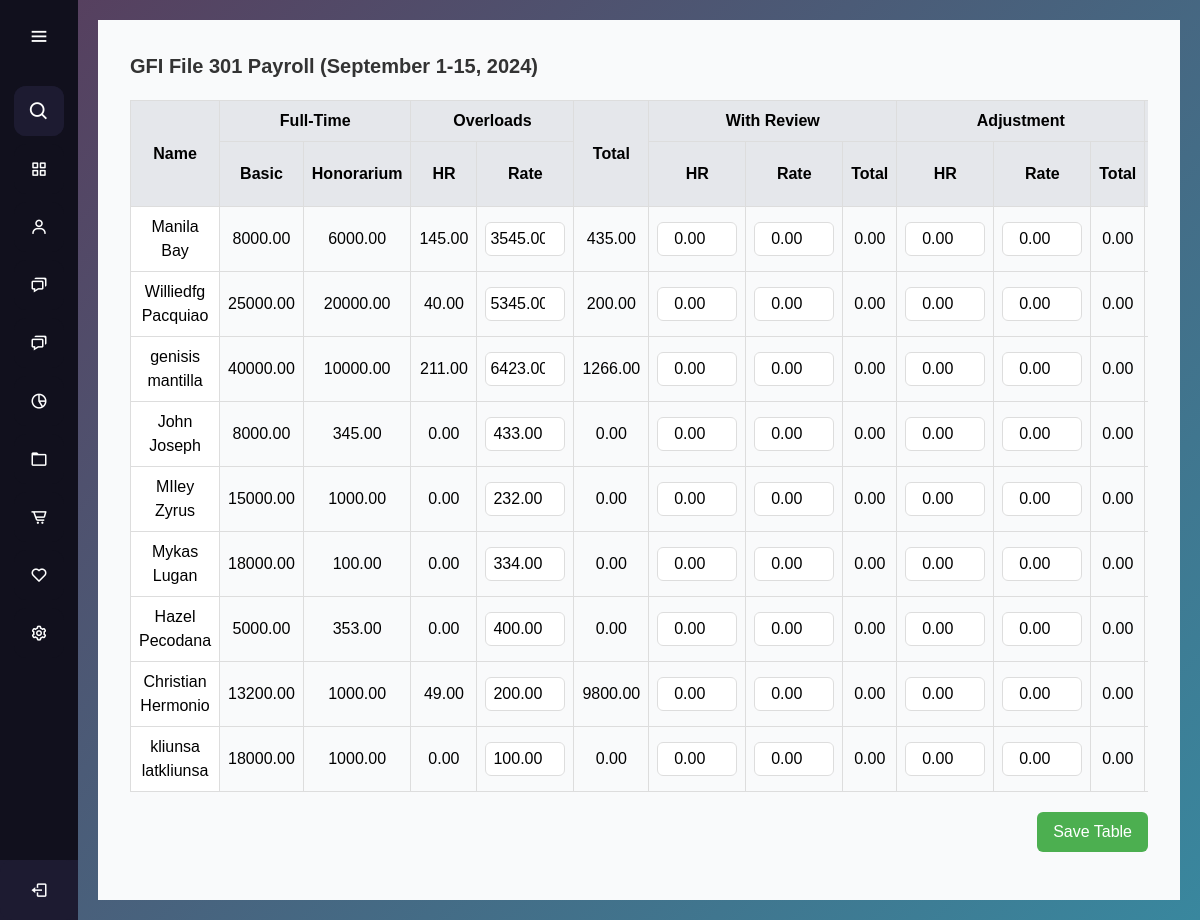
Page /frontUP/sidebar.php on the committed database.
### tables this page shows
CREATE TABLE `employees` (
  `employee_id` int(11) NOT NULL,
  `first_name` varchar(255) NOT NULL,
  `last_name` varchar(255) NOT NULL,
  `suffix_title` varchar(50) NOT NULL,
  `employee_type` enum('full-time','part-time') NOT NULL,
  `classification` varchar(255) NOT NULL,
  `basic_salary` decimal(10,2) NOT NULL,
  `honorarium` decimal(10,2) DEFAULT 0.00,
  `incentives` decimal(10,0) NOT NULL,
  `overload_rate` decimal(10,0) NOT NULL,
  `watch_reward` decimal(10,0) NOT NULL,
  `absent_lateRate` decimal(10,0) NOT NULL,
  `created_at` timestamp NOT NULL DEFAULT current_timestamp()
);

### frontUP/sidebar.php (the view, shortened to what this page needs)
<?php
require 'database_connection.php';
$sql = "
    SELECT
        e.employee_id,
        CONCAT(e.first_name, ' ', e.last_name) AS full_name,
        e.basic_salary,
        e.honorarium,
        ct.overload_rate,
                ct.overload_total,
        ct.wr_hr,
        ct.wr_rate,
        ct.wr_total,
        ct.adjust_hr,
        ct.adjust_rate,
        ct.adjust_total,
        ct.watch_hr,
        ct.watch_rate,
        ct.watch_total,
        ct.gross_pay,
        ct.absent_late_hr,
        ct.absent_late_rate,
        ct.absent_late_total,
        ct.pagibig,
        ct.mp2,
        ct.canteen,
        ct.others,
        ct.total_deduction,
        ct.net_pay,
        ct.reg_date,
        COALESCE(SUM(o.grand_total), 0) AS overload_hr,
        COALESCE(c.medical_savings, 0) AS medical_savings,
        COALESCE(c.retirement, 0) AS retirement,
        COALESCE((c.sss_ee + c.sss_er), 0) AS sss_total,
        COALESCE((c.pag_ibig_ee + c.pag_ibig_er), 0) AS pag_ibig_total,
        COALESCE((c.philhealth_ee + c.philhealth_er), 0) AS philhealth_total
    FROM employees e
    LEFT JOIN overload o ON e.employee_id = o.employee_id
    LEFT JOIN contributions c ON e.employee_id = c.employee_id
    LEFT JOIN computation ct ON e.employee_id = ct.employee_id
    GROUP BY e.employee_id";
$result = $conn->query($sql);
?>
<!DOCTYPE html>
<html lang="en">
<head>
    <script src="https://cdn.tailwindcss.com"></script>
</head>
<body>
    <?php include 'aside.php'; ?>
    <main>
        <div class="content">
            <h1 class="text-xl font-bold mb-4">GFI File 301 Payroll (September 1-15, 2024)</h1>
            <div class="table-wrapper">
            <table id="crudTable" class="table-auto w-full">
    <thead>
        <tr>
            <th rowspan="2" class="p-2 bg-gray-200 sticky gg">Name</th>
            <th colspan="2" class="p-2 bg-gray-200">Full-Time</th>
            <th colspan="2" class="p-2 bg-gray-200">Overloads</th>
            <th rowspan="2" class="p-2 bg-gray-200">Total</th>
            <th colspan="3" class="p-2 bg-gray-200">With Review</th>
            <th colspan="3" class="p-2 bg-gray-200">Adjustment</th>
            <th colspan="3" class="p-2 bg-gray-200">Watch Reward</th>
        </tr>
        <tr>
            <th class="p-2 bg-gray-200">Basic</th>
            <th class="p-2 bg-gray-200">Honorarium</th>
            <th class="p-2 bg-gray-200">HR</th>
            <th class="p-2 bg-gray-200">Rate</th>
            <th class="p-2 bg-gray-200">HR</th>
            <th class="p-2 bg-gray-200">Rate</th>
            <th class="p-2 bg-gray-200">Total</th>
            <th class="p-2 bg-gray-200">HR</th>
            <th class="p-2 bg-gray-200">Rate</th>
            <th class="p-2 bg-gray-200">Total</th>
            <th class="p-2 bg-gray-200">HR</th>
        </tr>
    </thead>
    <tbody>
        <?php
        if ($result && $result->num_rows > 0) {
            while ($row = $result->fetch_assoc()) {
                echo "<tr>";
                echo "<td data-employee='{$row['employee_id']}' class='p-2 sticky'>{$row['full_name']}</td>";
                echo "<td class='p-2'>{$row['basic_salary']}</td>";
                echo "<td class='p-2'>{$row['honorarium']}</td>";
                echo "<td class='p-2'>{$row['overload_hr']}</td>";
                echo "<td><input type='number' name='overload_rate' class='editable-cell' value='{$row['overload_rate']}'></td>";
                echo "<td name='overload_total' class='p-2'>{$row['overload_total']}</td>";
                echo "<td><input type='number' name='wr_hr' class='editable-cell' value='{$row['wr_hr']}'></td>";
                echo "<td><input type='number' name='wr_rate' class='editable-cell' value='{$row['wr_rate']}'></td>";
                echo "<td name='wr_total' class='p-2'>{$row['wr_total']}</td>";
                echo "<td><input type='number' name='adjust_rate' class='editable-cell' value='{$row['adjust_rate']}'></td>";
                echo "<td><input type='number' name='adjust_hr' class='editable-cell' value='{$row['adjust_hr']}'></td>";
                echo "<td name='adjust_total' class='p-2'>{$row['adjust_total']}</td>";
                echo "<td><input type='number' name='watch_hr' class='editable-cell' value='{$row['watch_hr']}'></td>";
                echo "</tr>";
            }
        } else {
            echo "<tr><td colspan='12' class='p-2 text-center'>No data found</td></tr>";
        }
        ?>
    </tbody>
</table>
            </div>
            <div class="flex justify-end mt-5">
                <button id="saveTableBtn" class="save-btn mb-4">Save Table</button>
            </div>
        </div>
    </main>
</body>
</html>

### frontUP/styles.css (style rules this page uses)
* { margin: 0; padding: 0; box-sizing: border-box; font-family: "Poppins", sans-serif; }
main { margin-left: 78px; padding: 20px; transition: margin-left 0.5s ease; min-height: 100vh; background: linear-gradient( 135deg, #56405f, #39879e ); }

### frontUP/sidebar.php (style rules this page uses)
.table-wrapper { max-width: 100%; overflow-x: auto; margin-top: 20px; }
table { width: 100%; border-collapse: collapse; }
th, td { padding: 0.5rem; text-align: center; border: 1px solid #ddd; }
th { background-color: #f3f4f6; font-weight: bold; }
td input { width: 100%; padding: 0.25rem; border: 1px solid #ddd; border-radius: 0.375rem; text-align: center; }
.save-btn { padding: 0.5rem 1rem; background-color: #4CAF50; color: white; border: none; border-radius: 0.375rem; cursor: pointer; transition: background-color 0.3s ease; }
.editable-cell { text-align: center; width: 80px; }
.content { padding: 2rem; background-color: #f9fafb; }
h1 { font-size: 1.75rem; color: #333; }
#crudTable td:first-child { position: sticky; left: 0; background-color: #fff; z-index: 2; }
.gg { position: sticky; left: 0; z-index: 2; }

### rows in the picture
employees: full_name "Manila Bay", basic_salary "8000.00", honorarium "6000.00", overload_hr "145.00", overload_rate "3545.00", overload_total "435.00", wr_hr "0.00", wr_rate "0.00", wr_total "0.00", adjust_rate "0.00", adjust_hr "0.00", adjust_total "0.00"
employees: full_name "Williedfg Pacquiao", basic_salary "25000.00", honorarium "20000.00", overload_hr "40.00", overload_rate "5345.00", overload_total "200.00", wr_hr "0.00", wr_rate "0.00", wr_total "0.00", adjust_rate "0.00", adjust_hr "0.00", adjust_total "0.00"
employees: full_name "genisis mantilla", basic_salary "40000.00", honorarium "10000.00", overload_hr "211.00", overload_rate "6423.00", overload_total "1266.00", wr_hr "0.00", wr_rate "0.00", wr_total "0.00", adjust_rate "0.00", adjust_hr "0.00", adjust_total "0.00"
employees: full_name "John Joseph", basic_salary "8000.00", honorarium "345.00", overload_hr "0.00", overload_rate "433.00", overload_total "0.00", wr_hr "0.00", wr_rate "0.00", wr_total "0.00", adjust_rate "0.00", adjust_hr "0.00", adjust_total "0.00"
employees: full_name "MIley Zyrus", basic_salary "15000.00", honorarium "1000.00", overload_hr "0.00", overload_rate "232.00", overload_total "0.00", wr_hr "0.00", wr_rate "0.00", wr_total "0.00", adjust_rate "0.00", adjust_hr "0.00", adjust_total "0.00"
employees: full_name "Mykas Lugan", basic_salary "18000.00", honorarium "100.00", overload_hr "0.00", overload_rate "334.00", overload_total "0.00", wr_hr "0.00", wr_rate "0.00", wr_total "0.00", adjust_rate "0.00", adjust_hr "0.00", adjust_total "0.00"
employees: full_name "Hazel Pecodana", basic_salary "5000.00", honorarium "353.00", overload_hr "0.00", overload_rate "400.00", overload_total "0.00", wr_hr "0.00", wr_rate "0.00", wr_total "0.00", adjust_rate "0.00", adjust_hr "0.00", adjust_total "0.00"
employees: full_name "Christian Hermonio", basic_salary "13200.00", honorarium "1000.00", overload_hr "49.00", overload_rate "200.00", overload_total "9800.00", wr_hr "0.00", wr_rate "0.00", wr_total "0.00", adjust_rate "0.00", adjust_hr "0.00", adjust_total "0.00"
employees: full_name "kliunsa latkliunsa", basic_salary "18000.00", honorarium "1000.00", overload_hr "0.00", overload_rate "100.00", overload_total "0.00", wr_hr "0.00", wr_rate "0.00", wr_total "0.00", adjust_rate "0.00", adjust_hr "0.00", adjust_total "0.00"
